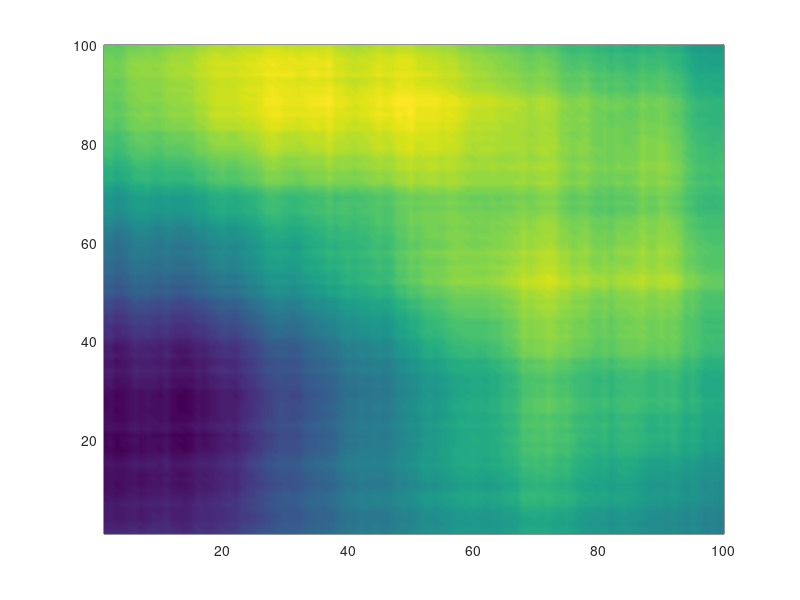

This figure's MATLAB source: (Note: this script raises an error after producing the figure.)
%% SARGIS S YONAN
% Master Thesis
% Autonomous Systems Lab

clear all;
close all;
clc;

%% Create a random gaussian distributed autocorrelated field
% and save to a file
% field settings
field_size = 100; % final area will be this square area
field_distribution = 'gaussian';
field_gain = 100;

[X,~] = meshgrid(0: field_size - 1);
Z = randn(size(X)); % normally distributed -- used rand() for a single round point

sigma = 32; % inverse noise
% autocorrelation
field = field_gain * imfilter(Z, fspecial(field_distribution, [field_size, field_size], sigma));

save('generated_field.mat', 'field');

%% create a plot for the paper

figure(1);
top_surf = pcolor(field); 
%set(top_surf, 'linestyle','none')
shading interp; % gets rid of the grid lines on the surf()
export_img_latex(gcf, 'generated_field_top_view')

figure(2);
side_surf = surf(field);
set(side_surf,'LineStyle','none')

lighting gouraud;
light;
material dull

export_img_latex(gcf, 'generated_field_side_view')
